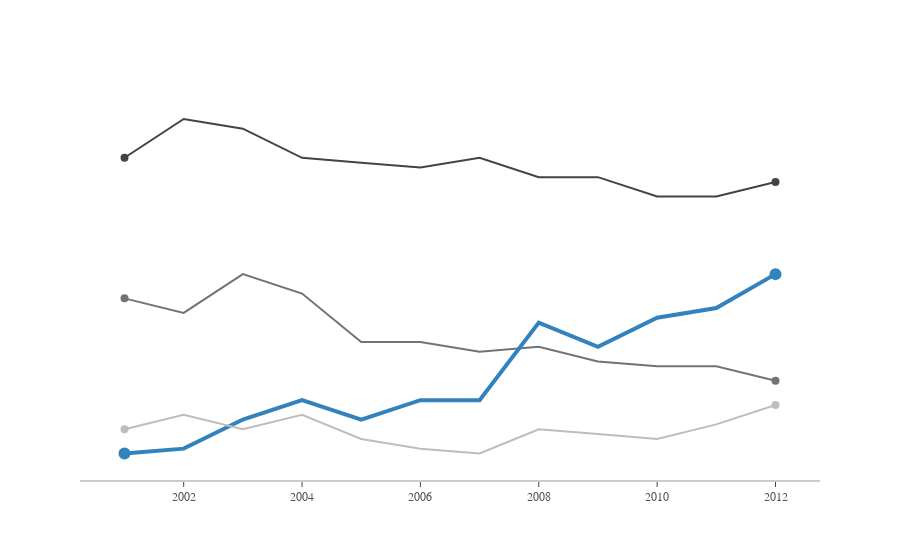

Source (notebook cell):
### Code cell
sources = news['Source'].unique()
colors = ['rgb(67,67,67)', 'rgb(115,115,115)', 'rgb(49,130,189)', 'rgb(189,189,189)']
point_sizes = [8, 8, 12, 8]
line_sizes = [2, 2, 4, 2]

fig = go.Figure()

for source, col, point_size, line_size in zip(sources, colors, point_sizes, line_sizes):
    
    plot_data = news[news['Source'] == source].reset_index()
    
    fig.add_trace(go.Scatter(x = plot_data['Year'], 
                             y = plot_data['Percent'],
                             mode = 'lines', 
                             line = dict(color = col, width = line_size)
                             ))
    
    end_points_x = [plot_data.loc[0, 'Year'], plot_data.loc[11, 'Year']]
    end_points_y = [plot_data.loc[0, 'Percent'], plot_data.loc[11, 'Percent']]
    
    fig.add_trace(go.Scatter(x = end_points_x,
                             y = end_points_y,
                             mode = 'markers',
                             marker = dict(color = col, size = point_size)))

fig.update_layout(
    xaxis=dict(
        showline=True,
        showgrid=False,
        showticklabels=True,
        linecolor='rgb(204, 204, 204)',
        linewidth=2,
        ticks='outside',
        tickfont=dict(
            family='Arial',
            size=12,
            color='rgb(82, 82, 82)',
        )
       ),
    yaxis=dict(
        showgrid=False,
        zeroline=False,
        showline=False,
        showticklabels=False,
    ),    
    plot_bgcolor='white',
    showlegend = False
)


fig.show()

### Figure 1 — Plotly figure (JSON) as saved in the notebook; plotly's stock layout.template omitted (floating-point values rounded to 4 significant figures)
{"data": [{"line": {"color": "rgb(67,67,67)", "width": 2}, "mode": "lines", "type": "scatter", "x": [2001, 2002, 2003, 2004, 2005, 2006, 2007, 2008, 2009, 2010, 2011, 2012], "y": [74, 82, 80, 74, 73, 72, 74, 70, 70, 66, 66, 69]}, {"marker": {"color": "rgb(67,67,67)", "size": 8}, "mode": "markers", "type": "scatter", "x": [2001, 2012], "y": [74, 69]}, {"line": {"color": "rgb(115,115,115)", "width": 2}, "mode": "lines", "type": "scatter", "x": [2001, 2002, 2003, 2004, 2005, 2006, 2007, 2008, 2009, 2010, 2011, 2012], "y": [45, 42, 50, 46, 36, 36, 34, 35, 32, 31, 31, 28]}, {"marker": {"color": "rgb(115,115,115)", "size": 8}, "mode": "markers", "type": "scatter", "x": [2001, 2012], "y": [45, 28]}, {"line": {"color": "rgb(49,130,189)", "width": 4}, "mode": "lines", "type": "scatter", "x": [2001, 2002, 2003, 2004, 2005, 2006, 2007, 2008, 2009, 2010, 2011, 2012], "y": [13, 14, 20, 24, 20, 24, 24, 40, 35, 41, 43, 50]}, {"marker": {"color": "rgb(49,130,189)", "size": 12}, "mode": "markers", "type": "scatter", "x": [2001, 2012], "y": [13, 50]}, {"line": {"color": "rgb(189,189,189)", "width": 2}, "mode": "lines", "type": "scatter", "x": [2001, 2002, 2003, 2004, 2005, 2006, 2007, 2008, 2009, 2010, 2011, 2012], "y": [18, 21, 18, 21, 16, 14, 13, 18, 17, 16, 19, 23]}, {"marker": {"color": "rgb(189,189,189)", "size": 8}, "mode": "markers", "type": "scatter", "x": [2001, 2012], "y": [18, 23]}], "layout": {"autosize": true, "plot_bgcolor": "white", "showlegend": false, "xaxis": {"autorange": true, "linecolor": "rgb(204, 204, 204)", "linewidth": 2, "range": [2000.0, 2013.0], "showgrid": false, "showline": true, "showticklabels": true, "tickfont": {"color": "rgb(82, 82, 82)", "family": "Arial", "size": 12}, "ticks": "outside", "type": "linear"}, "yaxis": {"autorange": true, "range": [5.631, 86.02], "showgrid": false, "showline": false, "showticklabels": false, "type": "linear", "zeroline": false}}}
